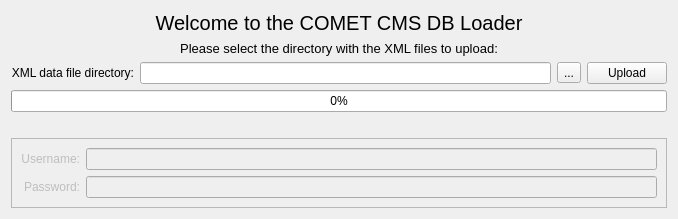
<?xml version="1.0" encoding="UTF-8"?>
<ui version="4.0">
 <class>Form</class>
 <widget class="QWidget" name="Form">
  <property name="geometry">
   <rect>
    <x>0</x>
    <y>0</y>
    <width>678</width>
    <height>193</height>
   </rect>
  </property>
  <property name="windowTitle">
   <string>Form</string>
  </property>
  <layout class="QGridLayout" name="gridLayout">
   <item row="3" column="0">
    <widget class="QLabel" name="label_3">
     <property name="text">
      <string>XML data file directory:</string>
     </property>
     <property name="alignment">
      <set>Qt::AlignRight|Qt::AlignTrailing|Qt::AlignVCenter</set>
     </property>
    </widget>
   </item>
   <item row="2" column="0" colspan="4">
    <widget class="QLabel" name="label_2">
     <property name="font">
      <font>
       <pointsize>10</pointsize>
      </font>
     </property>
     <property name="text">
      <string>Please select the directory with the XML files to upload:</string>
     </property>
     <property name="alignment">
      <set>Qt::AlignCenter</set>
     </property>
     <property name="wordWrap">
      <bool>true</bool>
     </property>
    </widget>
   </item>
   <item row="0" column="0" colspan="4">
    <widget class="QLabel" name="label">
     <property name="font">
      <font>
       <pointsize>15</pointsize>
      </font>
     </property>
     <property name="text">
      <string>Welcome to the COMET CMS DB Loader</string>
     </property>
     <property name="alignment">
      <set>Qt::AlignCenter</set>
     </property>
    </widget>
   </item>
   <item row="3" column="2">
    <widget class="QToolButton" name="directory_toolButton">
     <property name="text">
      <string>...</string>
     </property>
    </widget>
   </item>
   <item row="3" column="1">
    <widget class="QLineEdit" name="directory_edit"/>
   </item>
   <item row="3" column="3">
    <widget class="QPushButton" name="Upload_Button">
     <property name="text">
      <string>Upload</string>
     </property>
    </widget>
   </item>
   <item row="8" column="0" colspan="4">
    <widget class="QFrame" name="acc_frame">
     <property name="enabled">
      <bool>false</bool>
     </property>
     <property name="autoFillBackground">
      <bool>true</bool>
     </property>
     <property name="frameShape">
      <enum>QFrame::StyledPanel</enum>
     </property>
     <property name="frameShadow">
      <enum>QFrame::Raised</enum>
     </property>
     <layout class="QGridLayout" name="gridLayout_2">
      <item row="0" column="0">
       <widget class="QLabel" name="label_4">
        <property name="text">
         <string>Username:</string>
        </property>
        <property name="alignment">
         <set>Qt::AlignRight|Qt::AlignTrailing|Qt::AlignVCenter</set>
        </property>
       </widget>
      </item>
      <item row="0" column="1">
       <widget class="QLineEdit" name="Username_lineEdit"/>
      </item>
      <item row="1" column="0">
       <widget class="QLabel" name="label_5">
        <property name="text">
         <string>Password:</string>
        </property>
        <property name="alignment">
         <set>Qt::AlignRight|Qt::AlignTrailing|Qt::AlignVCenter</set>
        </property>
       </widget>
      </item>
      <item row="1" column="1">
       <widget class="QLineEdit" name="Password_lineEdit"/>
      </item>
     </layout>
    </widget>
   </item>
   <item row="6" column="0" colspan="4">
    <widget class="QLabel" name="which_file">
     <property name="text">
      <string/>
     </property>
    </widget>
   </item>
   <item row="5" column="0" colspan="4">
    <widget class="QProgressBar" name="progressBar">
     <property name="maximum">
      <number>100</number>
     </property>
     <property name="value">
      <number>0</number>
     </property>
     <property name="textVisible">
      <bool>true</bool>
     </property>
     <property name="invertedAppearance">
      <bool>false</bool>
     </property>
     <property name="textDirection">
      <enum>QProgressBar::TopToBottom</enum>
     </property>
     <property name="format">
      <string>%p%</string>
     </property>
    </widget>
   </item>
  </layout>
 </widget>
 <resources/>
 <connections/>
</ui>
